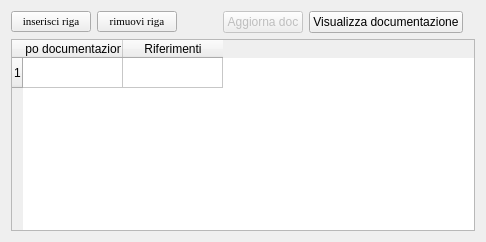
     <widget class="QWidget" name="tab_5">
      <attribute name="title">
       <string>Documentazione</string>
      </attribute>
      <layout class="QGridLayout" name="gridLayout_9">
       <item row="3" column="0" colspan="3">
        <widget class="QTableWidget" name="tableWidget_documentazione">
         <property name="frameShape">
          <enum>QFrame::StyledPanel</enum>
         </property>
         <property name="frameShadow">
          <enum>QFrame::Raised</enum>
         </property>
         <property name="verticalScrollBarPolicy">
          <enum>Qt::ScrollBarAsNeeded</enum>
         </property>
         <property name="horizontalScrollBarPolicy">
          <enum>Qt::ScrollBarAsNeeded</enum>
         </property>
         <property name="editTriggers">
          <set>QAbstractItemView::AnyKeyPressed|QAbstractItemView::DoubleClicked|QAbstractItemView::EditKeyPressed</set>
         </property>
         <property name="selectionMode">
          <enum>QAbstractItemView::SingleSelection</enum>
         </property>
         <property name="selectionBehavior">
          <enum>QAbstractItemView::SelectRows</enum>
         </property>
         <property name="rowCount">
          <number>1</number>
         </property>
         <property name="columnCount">
          <number>2</number>
         </property>
         <row/>
         <column>
          <property name="text">
           <string>Tipo documentazione</string>
          </property>
         </column>
         <column>
          <property name="text">
           <string>Riferimenti</string>
          </property>
         </column>
        </widget>
       </item>
       <item row="0" column="0">
        <layout class="QHBoxLayout" name="horizontalLayout_5">
         <item>
          <widget class="QPushButton" name="pushButton_insert_row_documentazione">
           <property name="minimumSize">
            <size>
             <width>0</width>
             <height>20</height>
            </size>
           </property>
           <property name="font">
            <font>
             <family>Times New Roman</family>
             <pointsize>8</pointsize>
             <weight>50</weight>
             <italic>false</italic>
             <bold>false</bold>
            </font>
           </property>
           <property name="text">
            <string>inserisci riga</string>
           </property>
          </widget>
         </item>
         <item>
          <widget class="QPushButton" name="pushButton_remove_row_documentazione">
           <property name="minimumSize">
            <size>
             <width>0</width>
             <height>20</height>
            </size>
           </property>
           <property name="font">
            <font>
             <family>Times New Roman</family>
             <pointsize>8</pointsize>
             <weight>50</weight>
             <italic>false</italic>
             <bold>false</bold>
            </font>
           </property>
           <property name="text">
            <string>rimuovi riga</string>
           </property>
          </widget>
         </item>
         <item>
          <spacer name="horizontalSpacer">
           <property name="orientation">
            <enum>Qt::Horizontal</enum>
           </property>
           <property name="sizeHint" stdset="0">
            <size>
             <width>40</width>
             <height>20</height>
            </size>
           </property>
          </spacer>
         </item>
         <item>
          <widget class="QPushButton" name="pushButton">
           <property name="enabled">
            <bool>false</bool>
           </property>
           <property name="minimumSize">
            <size>
             <width>0</width>
             <height>20</height>
            </size>
           </property>
           <property name="text">
            <string>Aggiorna doc</string>
           </property>
          </widget>
         </item>
         <item>
          <widget class="QPushButton" name="pushButton_draw_doc">
           <property name="minimumSize">
            <size>
             <width>0</width>
             <height>20</height>
            </size>
           </property>
           <property name="text">
            <string>Visualizza documentazione</string>
           </property>
          </widget>
         </item>
        </layout>
       </item>
      </layout>
     </widget>
